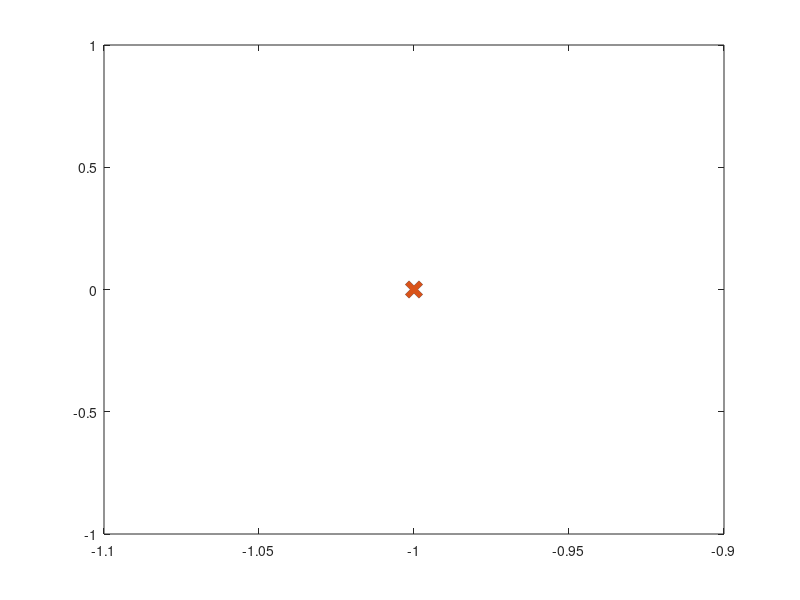

The MATLAB script that drew this image: (Note: this script raises an error after producing the figure.)
I = 3e-4;
m = 2;

% Effective z-controller gains are selected for you. 
% You may modify these values but are not required to do so.

z = 0.7;
T = 2*2;
wn = 2*pi/T;

lambda = -z*wn + wn*sqrt(1-z^2)*1i;

k5 = 2*z*wn*m
k6 = -m*(-(imag(lambda)^2) - k5^2/(4*m^2))

%% Task 1

k1 = 0
k2 = 0

%% Task 2

k4 = 0

%% Task 3
% Plot root locus for k3 here
figure(1)
k3range = 0:1; % modify the range of k3 you want to plot for
for k3 = k3range
    Acl = -eye(4); % replace this with Acl
    % modify the plot command below
    plot(-ones(size(k3)), zeros(size(k3)), 'x', 'MarkerSize', 10, 'LineWidth', 4);
    hold on;
end
legend(string(k3range), 'Location', 'west');
axis equal;
grid on;
xlim([-30 10]);
hold off;

k3 = 0

%% Task 4

K = [0 0 0 0]

A = -eye(4);

B = zeros(4,1);

Acl = -eye(4)

figure(2)
T = 0:0.02:20;
sys = ss(Acl, B, eye(4), [0], 'OutputName', {'\Delta x_E', '\Delta u', '\Delta \theta', '\Delta q'});
x0 = ones(4,1);
initial(sys, x0) % outputs the state

figure(3)
C_control = -K
D_control = [0];
csys = ss(Acl, B, C_control, D_control, 'OutputName', {'\Delta M_c'});
initial(csys, x0) % outputs the controls

%% Task 5
figure(4)
[t, x] = simulateQuadrotor(@quadrotorLinearControls);
displayTrajectory(t, x)

% figure(5)
% animateQuadrotor(t, x)

%% Task 6
wind = 0; 
evaluate(@quadrotorLinearControls, 'your.gradescope.email@colorado.edu', wind)

%%OPTIONAL, set wind > 0 for a boosted score!
% figure(6)
% wind = 1;
% [t, x] = simulateQuadrotor(@quadrotorLinearControls,wind);
% displayTrajectory(t, x)
% evaluate(@quadrotorControls, 'your.gradescope.email@colorado.edu', wind)
